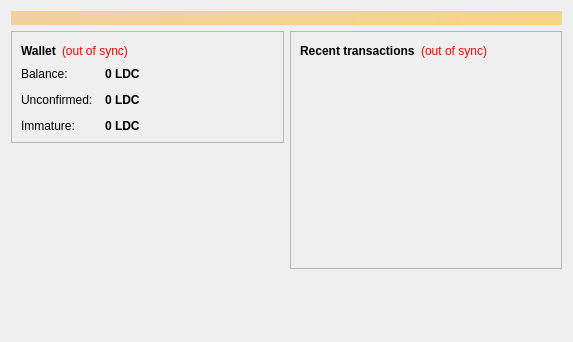
<?xml version="1.0" encoding="UTF-8"?>
<ui version="4.0">
 <class>OverviewPage</class>
 <widget class="QWidget" name="OverviewPage">
  <property name="geometry">
   <rect>
    <x>0</x>
    <y>0</y>
    <width>573</width>
    <height>342</height>
   </rect>
  </property>
  <property name="windowTitle">
   <string>Form</string>
  </property>
  <layout class="QVBoxLayout" name="topLayout">
   <item>
    <widget class="QLabel" name="labelAlerts">
     <property name="visible">
      <bool>false</bool>
     </property>
     <property name="styleSheet">
      <string notr="true">background-color: qlineargradient(x1: 0, y1: 0, x2: 1, y2: 0, stop:0 #F0D0A0, stop:1 #F8D488); color:#000000;</string>
     </property>
     <property name="wordWrap">
      <bool>true</bool>
     </property>
     <property name="margin">
      <number>3</number>
     </property>
    </widget>
   </item>
   <item>
    <layout class="QHBoxLayout" name="horizontalLayout" stretch="1,1">
     <item>
      <layout class="QVBoxLayout" name="verticalLayout_2">
       <item>
        <widget class="QFrame" name="frame">
         <property name="frameShape">
          <enum>QFrame::StyledPanel</enum>
         </property>
         <property name="frameShadow">
          <enum>QFrame::Raised</enum>
         </property>
         <layout class="QVBoxLayout" name="verticalLayout_4">
          <item>
           <layout class="QHBoxLayout" name="horizontalLayout_4">
            <item>
             <widget class="QLabel" name="label_5">
              <property name="font">
               <font>
                <weight>75</weight>
                <bold>true</bold>
               </font>
              </property>
              <property name="text">
               <string>Wallet</string>
              </property>
             </widget>
            </item>
            <item>
             <widget class="QLabel" name="labelWalletStatus">
              <property name="toolTip">
               <string>The displayed information may be out of date. Your wallet automatically synchronizes with the Ladevise network after a connection is established, but this process has not completed yet.</string>
              </property>
              <property name="styleSheet">
               <string notr="true">QLabel { color: red; }</string>
              </property>
              <property name="text">
               <string notr="true">(out of sync)</string>
              </property>
              <property name="alignment">
               <set>Qt::AlignLeading|Qt::AlignLeft|Qt::AlignVCenter</set>
              </property>
             </widget>
            </item>
            <item>
             <spacer name="horizontalSpacer_2">
              <property name="orientation">
               <enum>Qt::Horizontal</enum>
              </property>
              <property name="sizeHint" stdset="0">
               <size>
                <width>40</width>
                <height>20</height>
               </size>
              </property>
             </spacer>
            </item>
           </layout>
          </item>
          <item>
           <layout class="QFormLayout" name="formLayout_2">
            <property name="fieldGrowthPolicy">
             <enum>QFormLayout::AllNonFixedFieldsGrow</enum>
            </property>
            <property name="horizontalSpacing">
             <number>12</number>
            </property>
            <property name="verticalSpacing">
             <number>12</number>
            </property>
            <item row="0" column="0">
             <widget class="QLabel" name="label">
              <property name="text">
               <string>Balance:</string>
              </property>
             </widget>
            </item>
            <item row="0" column="1">
             <widget class="QLabel" name="labelBalance">
              <property name="font">
               <font>
                <weight>75</weight>
                <bold>true</bold>
               </font>
              </property>
              <property name="cursor">
               <cursorShape>IBeamCursor</cursorShape>
              </property>
              <property name="toolTip">
               <string>Your current balance</string>
              </property>
              <property name="text">
               <string notr="true">0 LDC</string>
              </property>
              <property name="textInteractionFlags">
               <set>Qt::LinksAccessibleByMouse|Qt::TextSelectableByKeyboard|Qt::TextSelectableByMouse</set>
              </property>
             </widget>
            </item>
            <item row="1" column="0">
             <widget class="QLabel" name="label_3">
              <property name="text">
               <string>Unconfirmed:</string>
              </property>
             </widget>
            </item>
            <item row="1" column="1">
             <widget class="QLabel" name="labelUnconfirmed">
              <property name="font">
               <font>
                <weight>75</weight>
                <bold>true</bold>
               </font>
              </property>
              <property name="cursor">
               <cursorShape>IBeamCursor</cursorShape>
              </property>
              <property name="toolTip">
               <string>Total of transactions that have yet to be confirmed, and do not yet count toward the current balance</string>
              </property>
              <property name="text">
               <string notr="true">0 LDC</string>
              </property>
              <property name="textInteractionFlags">
               <set>Qt::LinksAccessibleByMouse|Qt::TextSelectableByKeyboard|Qt::TextSelectableByMouse</set>
              </property>
             </widget>
            </item>
            <item row="2" column="0">
             <widget class="QLabel" name="labelImmatureText">
              <property name="text">
               <string>Immature:</string>
              </property>
             </widget>
            </item>
            <item row="2" column="1">
             <widget class="QLabel" name="labelImmature">
              <property name="font">
               <font>
                <weight>75</weight>
                <bold>true</bold>
               </font>
              </property>
              <property name="toolTip">
               <string>Mined balance that has not yet matured</string>
              </property>
              <property name="text">
               <string notr="true">0 LDC</string>
              </property>
              <property name="textInteractionFlags">
               <set>Qt::LinksAccessibleByMouse|Qt::TextSelectableByKeyboard|Qt::TextSelectableByMouse</set>
              </property>
             </widget>
            </item>
           </layout>
          </item>
         </layout>
        </widget>
       </item>
       <item>
        <spacer name="verticalSpacer">
         <property name="orientation">
          <enum>Qt::Vertical</enum>
         </property>
         <property name="sizeHint" stdset="0">
          <size>
           <width>20</width>
           <height>40</height>
          </size>
         </property>
        </spacer>
       </item>
      </layout>
     </item>
     <item>
      <layout class="QVBoxLayout" name="verticalLayout_3">
       <item>
        <widget class="QFrame" name="frame_2">
         <property name="frameShape">
          <enum>QFrame::StyledPanel</enum>
         </property>
         <property name="frameShadow">
          <enum>QFrame::Raised</enum>
         </property>
         <layout class="QVBoxLayout" name="verticalLayout">
          <item>
           <layout class="QHBoxLayout" name="horizontalLayout_2">
            <item>
             <widget class="QLabel" name="label_4">
              <property name="text">
               <string>&lt;b&gt;Recent transactions&lt;/b&gt;</string>
              </property>
             </widget>
            </item>
            <item>
             <widget class="QLabel" name="labelTransactionsStatus">
              <property name="toolTip">
               <string>The displayed information may be out of date. Your wallet automatically synchronizes with the Ladevise network after a connection is established, but this process has not completed yet.</string>
              </property>
              <property name="styleSheet">
               <string notr="true">QLabel { color: red; }</string>
              </property>
              <property name="text">
               <string notr="true">(out of sync)</string>
              </property>
              <property name="alignment">
               <set>Qt::AlignRight|Qt::AlignTrailing|Qt::AlignVCenter</set>
              </property>
             </widget>
            </item>
            <item>
             <spacer name="horizontalSpacer">
              <property name="orientation">
               <enum>Qt::Horizontal</enum>
              </property>
              <property name="sizeHint" stdset="0">
               <size>
                <width>40</width>
                <height>20</height>
               </size>
              </property>
             </spacer>
            </item>
           </layout>
          </item>
          <item>
           <widget class="QListView" name="listTransactions">
            <property name="styleSheet">
             <string notr="true">QListView { background: transparent; }</string>
            </property>
            <property name="frameShape">
             <enum>QFrame::NoFrame</enum>
            </property>
            <property name="verticalScrollBarPolicy">
             <enum>Qt::ScrollBarAlwaysOff</enum>
            </property>
            <property name="horizontalScrollBarPolicy">
             <enum>Qt::ScrollBarAlwaysOff</enum>
            </property>
            <property name="selectionMode">
             <enum>QAbstractItemView::NoSelection</enum>
            </property>
           </widget>
          </item>
         </layout>
        </widget>
       </item>
       <item>
        <spacer name="verticalSpacer_2">
         <property name="orientation">
          <enum>Qt::Vertical</enum>
         </property>
         <property name="sizeHint" stdset="0">
          <size>
           <width>20</width>
           <height>40</height>
          </size>
         </property>
        </spacer>
       </item>
      </layout>
     </item>
    </layout>
   </item>
  </layout>
 </widget>
 <resources/>
 <connections/>
</ui>
